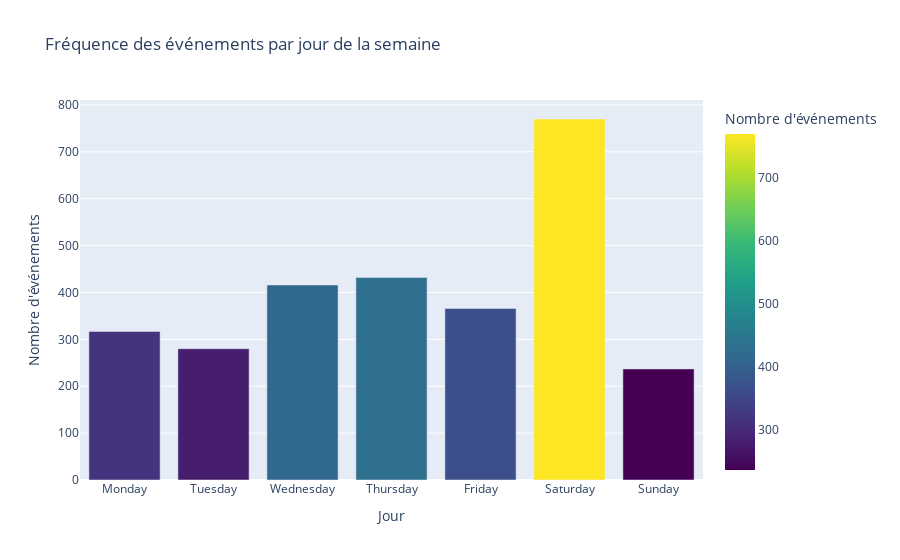

Write notebook code for a chart like this one.
### Markdown cell above
## 4. Analyse Approfondie & Insights
Au-delà de la qualité des données, analysons le comportement des événements.

### 4.1 Analyse Temporelle (Seasonality & Timing)
Quand ont lieu la plupart des événements ? Quelle est leur durée ?

### Code cell
# Feature extraction for time analysis
df_clean['month_name'] = df_clean['date_start'].dt.month_name()
df_clean['day_name'] = df_clean['date_start'].dt.day_name()
df_clean['duration_hours'] = (df_clean['date_end'] - df_clean['date_start']).dt.total_seconds() / 3600

# Visualization: Events by Day of the Week
order_days = ["Monday", "Tuesday", "Wednesday", "Thursday", "Friday", "Saturday", "Sunday"]
# Counting events per day
day_counts = df_clean['day_name'].value_counts().reindex(order_days).reset_index()
day_counts.columns = ['Day', 'Count']

fig = px.bar(day_counts, x='Day', y='Count', 
             title="Fréquence des événements par jour de la semaine",
             labels={'Day': 'Jour', 'Count': 'Nombre d\'événements'},
             color='Count', color_continuous_scale='Viridis')
fig.show()

### Figure 1 — Plotly figure (JSON) as saved in the notebook; plotly's stock layout.template omitted (floating-point values rounded to 4 significant figures)
{"data": [{"hovertemplate": "Jour=%{x}<br>Nombre d'événements=%{marker.color}<extra></extra>", "legendgroup": "", "marker": {"color": [317, 280, 416, 432, 366, 770, 237], "coloraxis": "coloraxis", "pattern": {"shape": ""}}, "name": "", "orientation": "v", "showlegend": false, "textposition": "auto", "type": "bar", "x": ["Monday", "Tuesday", "Wednesday", "Thursday", "Friday", "Saturday", "Sunday"], "xaxis": "x", "y": [317, 280, 416, 432, 366, 770, 237], "yaxis": "y"}], "layout": {"barmode": "relative", "coloraxis": {"colorbar": {"title": {"text": "Nombre d'événements"}}, "colorscale": [[0, "#440154"], [0.1111, "#482878"], [0.2222, "#3e4989"], [0.3333, "#31688e"], [0.4444, "#26828e"], [0.5556, "#1f9e89"], [0.6667, "#35b779"], [0.7778, "#6ece58"], [0.8889, "#b5de2b"], [1, "#fde725"]]}, "legend": {"tracegroupgap": 0}, "title": {"text": "Fréquence des événements par jour de la semaine"}, "xaxis": {"anchor": "y", "domain": [0, 1], "title": {"text": "Jour"}}, "yaxis": {"anchor": "x", "domain": [0, 1], "title": {"text": "Nombre d'événements"}}}}
